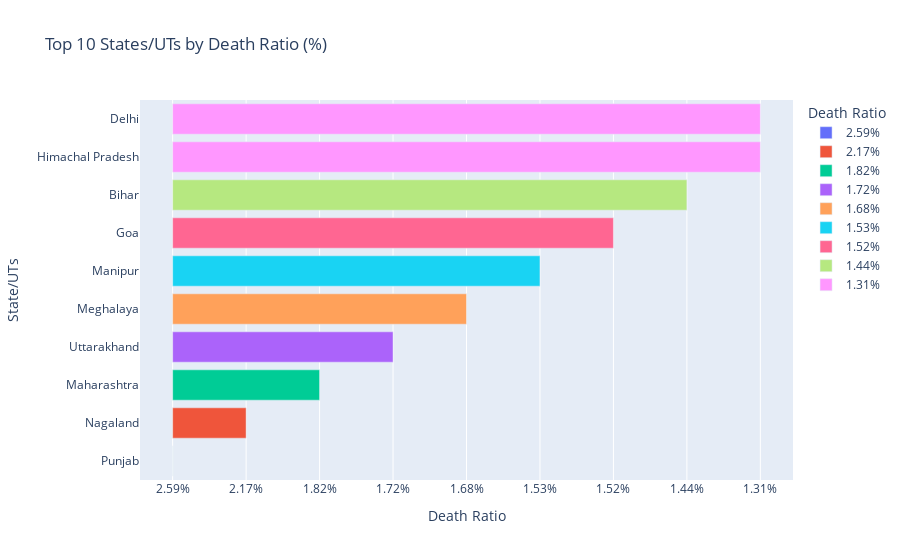

The code cell stored with this chart in its notebook:
### Markdown cell above
This bar chart highlights the top 10 Indian states and union territories with the highest total COVID-19 cases, using color gradients to visually differentiate the case counts. By analyzing this visualization, one can quickly identify which regions have experienced the greatest impact from the pandemic and compare the relative burden across states. Such insights are valuable for understanding regional trends, guiding resource allocation, and prioritizing public health interventions where they are needed most. This information can also help policymakers focus on strengthening healthcare infrastructure and preventive measures in the most affected areas.

### Code cell
fig3 = create_state_comparison_bar(statewise_status, 'Death Ratio', 'Death Ratio (%)')
fig3.show()

### Figure 1 — Plotly figure (JSON) as saved in the notebook; plotly's stock layout.template omitted (floating-point values rounded to 4 significant figures)
{"data": [{"hovertemplate": "Death Ratio=%{x}<br>State/UTs=%{y}<extra></extra>", "legendgroup": "2.59%", "marker": {"color": "#636efa", "pattern": {"shape": ""}}, "name": "2.59%", "orientation": "h", "showlegend": true, "textposition": "auto", "type": "bar", "x": ["2.59%"], "xaxis": "x", "y": ["Punjab"], "yaxis": "y"}, {"hovertemplate": "Death Ratio=%{x}<br>State/UTs=%{y}<extra></extra>", "legendgroup": "2.17%", "marker": {"color": "#EF553B", "pattern": {"shape": ""}}, "name": "2.17%", "orientation": "h", "showlegend": true, "textposition": "auto", "type": "bar", "x": ["2.17%"], "xaxis": "x", "y": ["Nagaland"], "yaxis": "y"}, {"hovertemplate": "Death Ratio=%{x}<br>State/UTs=%{y}<extra></extra>", "legendgroup": "1.82%", "marker": {"color": "#00cc96", "pattern": {"shape": ""}}, "name": "1.82%", "orientation": "h", "showlegend": true, "textposition": "auto", "type": "bar", "x": ["1.82%"], "xaxis": "x", "y": ["Maharashtra"], "yaxis": "y"}, {"hovertemplate": "Death Ratio=%{x}<br>State/UTs=%{y}<extra></extra>", "legendgroup": "1.72%", "marker": {"color": "#ab63fa", "pattern": {"shape": ""}}, "name": "1.72%", "orientation": "h", "showlegend": true, "textposition": "auto", "type": "bar", "x": ["1.72%"], "xaxis": "x", "y": ["Uttarakhand"], "yaxis": "y"}, {"hovertemplate": "Death Ratio=%{x}<br>State/UTs=%{y}<extra></extra>", "legendgroup": "1.68%", "marker": {"color": "#FFA15A", "pattern": {"shape": ""}}, "name": "1.68%", "orientation": "h", "showlegend": true, "textposition": "auto", "type": "bar", "x": ["1.68%"], "xaxis": "x", "y": ["Meghalaya"], "yaxis": "y"}, {"hovertemplate": "Death Ratio=%{x}<br>State/UTs=%{y}<extra></extra>", "legendgroup": "1.53%", "marker": {"color": "#19d3f3", "pattern": {"shape": ""}}, "name": "1.53%", "orientation": "h", "showlegend": true, "textposition": "auto", "type": "bar", "x": ["1.53%"], "xaxis": "x", "y": ["Manipur"], "yaxis": "y"}, {"hovertemplate": "Death Ratio=%{x}<br>State/UTs=%{y}<extra></extra>", "legendgroup": "1.52%", "marker": {"color": "#FF6692", "pattern": {"shape": ""}}, "name": "1.52%", "orientation": "h", "showlegend": true, "textposition": "auto", "type": "bar", "x": ["1.52%"], "xaxis": "x", "y": ["Goa"], "yaxis": "y"}, {"hovertemplate": "Death Ratio=%{x}<br>State/UTs=%{y}<extra></extra>", "legendgroup": "1.44%", "marker": {"color": "#B6E880", "pattern": {"shape": ""}}, "name": "1.44%", "orientation": "h", "showlegend": true, "textposition": "auto", "type": "bar", "x": ["1.44%"], "xaxis": "x", "y": ["Bihar"], "yaxis": "y"}, {"hovertemplate": "Death Ratio=%{x}<br>State/UTs=%{y}<extra></extra>", "legendgroup": "1.31%", "marker": {"color": "#FF97FF", "pattern": {"shape": ""}}, "name": "1.31%", "orientation": "h", "showlegend": true, "textposition": "auto", "type": "bar", "x": ["1.31%", "1.31%"], "xaxis": "x", "y": ["Himachal Pradesh", "Delhi"], "yaxis": "y"}], "layout": {"barmode": "relative", "legend": {"title": {"text": "Death Ratio"}, "tracegroupgap": 0}, "title": {"text": "Top 10 States/UTs by Death Ratio (%)"}, "xaxis": {"anchor": "y", "categoryarray": ["2.59%", "2.17%", "1.82%", "1.72%", "1.68%", "1.53%", "1.52%", "1.44%", "1.31%"], "categoryorder": "array", "domain": [0, 1], "title": {"text": "Death Ratio"}}, "yaxis": {"anchor": "x", "domain": [0, 1], "title": {"text": "State/UTs"}}}}
